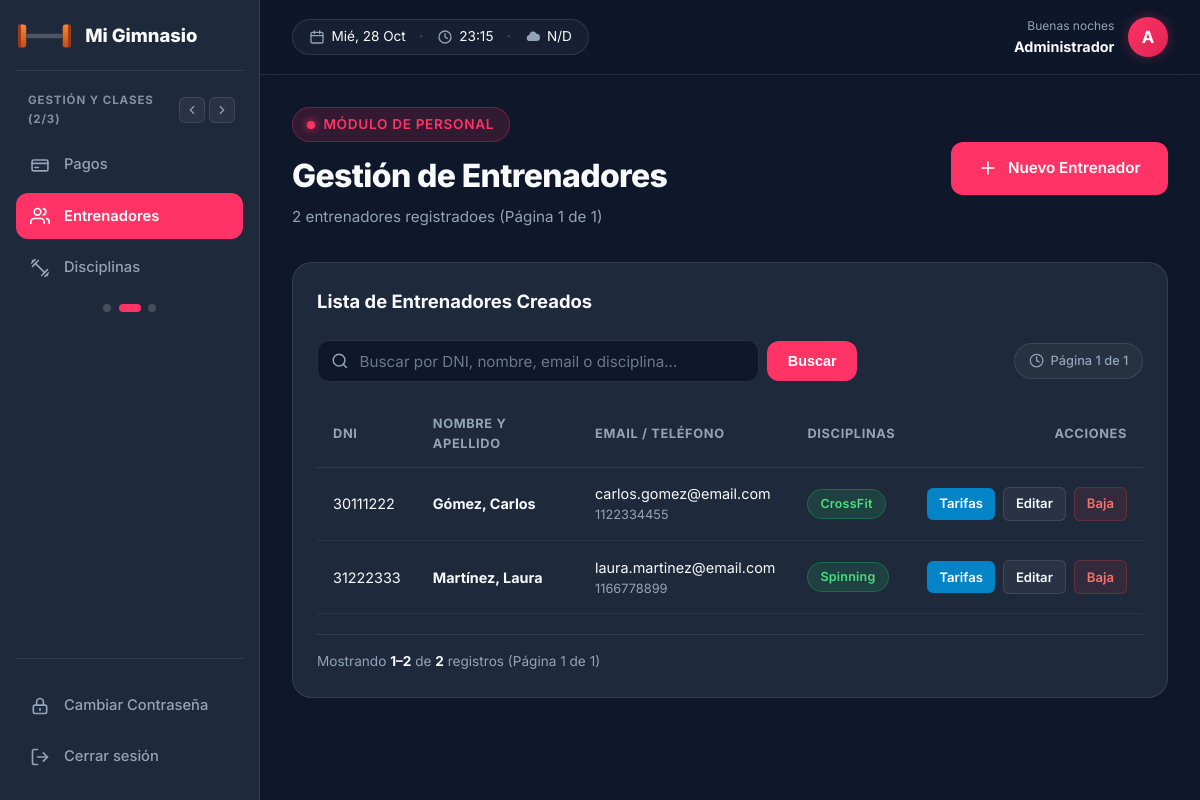
/panel/entrenadores.php (signed in), run on the app's committed database.
### tables this page shows
CREATE TABLE IF NOT EXISTS entrenadores (
    id_entrenador INT AUTO_INCREMENT PRIMARY KEY,
    DNI INT(8) NOT NULL UNIQUE,
    nombre VARCHAR(100) NOT NULL,
    apellido VARCHAR(100) NOT NULL,
    email VARCHAR(100),
    telefono VARCHAR(20)
);

### panel/entrenadores.php (the view, shortened to what this page needs)
<?php
require_once __DIR__ . '/includes/paginacion.php';
$pdo = conectarDB();
$busqueda = trim($_GET['busqueda'] ?? '');
$params = [];
$whereSql = '';
$sqlCount = "
    SELECT COUNT(DISTINCT e.id_entrenador)
    FROM entrenadores e
    LEFT JOIN entrenadoresxdisciplinas exd ON e.id_entrenador = exd.id_entrenador
    LEFT JOIN disciplinas d ON exd.id_disciplina = d.id_disciplina
    $whereSql
";
$stmtCount = $pdo->prepare($sqlCount);
$stmtCount->execute($params);
$totalRegistros = (int)$stmtCount->fetchColumn();
$paginacion = calcularPaginacion($totalRegistros, 15);
$sqlEntrenadores = "
    SELECT
        e.id_entrenador,
        e.DNI,
        e.nombre,
        e.apellido,
        e.email,
        e.telefono,
        GROUP_CONCAT(d.disciplina ORDER BY d.disciplina SEPARATOR ', ') AS disciplinas_nombres
    FROM entrenadores e
    LEFT JOIN entrenadoresxdisciplinas exd ON e.id_entrenador = exd.id_entrenador
    LEFT JOIN disciplinas d ON exd.id_disciplina = d.id_disciplina
    $whereSql
    GROUP BY e.id_entrenador
    ORDER BY e.apellido ASC, e.nombre ASC
    LIMIT {$paginacion['por_pagina']} OFFSET {$paginacion['offset']}
";
$stmtEntrenadores = $pdo->prepare($sqlEntrenadores);
$stmtEntrenadores->execute($params);
$listaEntrenadores = $stmtEntrenadores->fetchAll();
require __DIR__ . '/includes/layout_inicio.php';
?>
<div class="panel-header">
    <div>
        <div class="eyebrow">
            <span class="punto"></span>
            Módulo de Personal
        </div>
        <h1 class="titulo-pagina">Gestión de Entrenadores</h1>
        <p class="subt">
            <?php if ($busqueda !== ''): ?>
                <?= $totalRegistros ?> entrenador<?= $totalRegistros === 1 ? '' : 'es' ?> encontrado<?= $totalRegistros === 1 ? '' : 'es' ?> (Página <?= $paginacion['pagina'] ?> de <?= $paginacion['total_paginas'] ?>)
            <?php else: ?>
                <?= $totalRegistros ?> entrenador<?= $totalRegistros === 1 ? '' : 'es' ?> registrado<?= $totalRegistros === 1 ? '' : 'es' ?> (Página <?= $paginacion['pagina'] ?> de <?= $paginacion['total_paginas'] ?>)
            <?php endif; ?>
        </p>
    </div>
    <div>
        <a href="entrenadores_form.php" class="btn btn-primary">
            <svg class="icon" viewBox="0 0 24 24"><path d="M12 5v14M5 12h14"/></svg>
            Nuevo Entrenador
        </a>
    </div>
</div>
<div class="panel-bloque">
    <div class="panel-bloque-cabecera">
        <h2 class="titulo-bloque">Lista de Entrenadores Creados</h2>
    </div>
    <div class="barra-busqueda">
        <form action="entrenadores.php" method="GET" class="form-busqueda">
            <div class="campo-icono">
                <input type="search" name="busqueda" class="form-control con-icono"
                       placeholder="Buscar por DNI, nombre, email o disciplina..."
                       value="<?= htmlspecialchars($busqueda) ?>"
                       onsearch="if(this.value=='') this.form.submit();">
            </div>
            <button type="submit" class="btn btn-primary" title="Buscar">Buscar</button>
        </form>
        <div class="badge-limite" title="Listado paginado de a <?= $paginacion['por_pagina'] ?> registros por página">
            <svg class="icon" viewBox="0 0 24 24"><circle cx="12" cy="12" r="10"/><polyline points="12 6 12 12 16 14"/></svg>
            <span>Página <?= $paginacion['pagina'] ?> de <?= $paginacion['total_paginas'] ?></span>
        </div>
    </div>
    <div class="tabla-scroll">
        <table class="tabla">
            <thead>
                <tr>
                    <th>DNI</th>
                    <th>Nombre y Apellido</th>
                    <th>Email / Teléfono</th>
                    <th>Disciplinas</th>
                    <th style="text-align: right;">Acciones</th>
                </tr>
            </thead>
            <tbody>
                <?php if (empty($listaEntrenadores)): ?>
                    <tr>
                        <td colspan="5" class="celda-vacia">
                            <?= $busqueda !== '' ? 'No se encontraron entrenadores para "' . htmlspecialchars($busqueda) . '".' : 'No hay entrenadores registrados.' ?>
                        </td>
                    </tr>
                <?php else: ?>
                    <?php foreach ($listaEntrenadores as $e): ?>
                        <tr>
                            <td><?= htmlspecialchars($e['DNI']) ?></td>
                            <td><strong><?= htmlspecialchars($e['apellido'] . ', ' . $e['nombre']) ?></strong></td>
                            <td>
                                <div><?= htmlspecialchars($e['email'] ?: '-') ?></div>
                                <div style="font-size: 0.8rem; color: var(--color-text-muted);"><?= htmlspecialchars($e['telefono'] ?: '-') ?></div>
                            </td>
                            <td>
                                <?php if (!empty($e['disciplinas_nombres'])): ?>
                                    <span class="badge activo"><?= htmlspecialchars($e['disciplinas_nombres']) ?></span>
                                <?php else: ?>
                                    <span style="color: var(--color-text-muted); font-style: italic;">Sin disciplina</span>
                                <?php endif; ?>
                            </td>
                            <td style="text-align: right;">
                                <div class="acciones" style="justify-content: flex-end;">
                                    <a href="tarifas_entrenadores.php?id_entrenador=<?= (int)$e['id_entrenador'] ?>"
                                       class="btn-accion"
                                       style="background-color: #0284c7; color: white;"
                                       title="Gestionar Tarifas">
                                        Tarifas
                                    </a>
                                    <a href="entrenadores_form.php?id=<?= (int)$e['id_entrenador'] ?>" class="btn-accion btn-editar">
                                        Editar
                                    </a>
                                    <form action="entrenadores_baja.php" method="POST" onsubmit="return confirm('¿Confirma que desea eliminar a este entrenador?');" style="display:inline;">
                                        <button type="submit" class="btn-accion btn-baja">Baja</button>
                                    </form>
                                </div>
                            </td>
                        </tr>
                    <?php endforeach; ?>
                <?php endif; ?>
            </tbody>
        </table>
    </div>
</div>
<?php require __DIR__ . '/includes/layout_fin.php'; ?>

### assets/css/base.css (style rules this page uses)
:root { --color-primary: #ff3366; --color-primary-hover: #e02452; --color-bg-dark: #0f172a; --color-bg-card: #1e293b; --color-bg-light: #f8fafc; --color-text-main: #f8fafc; --color-text-muted: #94a3b8; --color-text-dark: #0f172a; --color-border: rgba(255, 255, 255, 0.1); --color-whatsapp: #25d366; --color-whatsapp-hover: #20ba5a; --font-main: 'Inter', -apple-system, BlinkMacSystemFont, 'Segoe UI', Roboto, sans-serif; --font-display: 'Playfair Display', Georgia, serif; --radius-sm: 6px; --radius-md: 12px; --radius-lg: 20px; --radius-full: 9999px; --shadow-sm: 0 2px 8px rgba(0, 0, 0, 0.15); --shadow-md: 0 8px 24px rgba(0, 0, 0, 0.25); --shadow-glow: 0 0 25px rgba(255, 51, 102, 0.35); --transition-fast: 0.2s ease; --transition-smooth: 0.3s cubic-bezier(0.4, 0, 0.2, 1); }
* { margin: 0; padding: 0; box-sizing: border-box; }
html { scroll-behavior: smooth; }
body { font-family: var(--font-main); background-color: var(--color-bg-dark); color: var(--color-text-main); line-height: 1.6; overflow-x: hidden; }
a { text-decoration: none; color: inherit; transition: color var(--transition-fast); }

### assets/css/components.css (style rules this page uses)
.icon { width: 1.25rem; height: 1.25rem; stroke: currentColor; stroke-width: 2; stroke-linecap: round; stroke-linejoin: round; fill: none; display: inline-block; flex-shrink: 0; }
.btn { display: inline-flex; align-items: center; justify-content: center; gap: 0.6rem; padding: 0.8rem 1.6rem; border-radius: var(--radius-md); font-size: 0.95rem; font-weight: 600; cursor: pointer; border: 2px solid transparent; transition: all var(--transition-smooth); text-align: center; }
.eyebrow, .eyebrow-claro { display: inline-flex; align-items: center; gap: 0.5rem; padding: 0.35rem 0.9rem; border-radius: var(--radius-full); font-size: 0.85rem; font-weight: 600; text-transform: uppercase; letter-spacing: 0.05em; }
.eyebrow { background-color: rgba(255, 51, 102, 0.15); color: var(--color-primary); border: 1px solid rgba(255, 51, 102, 0.3); }
.punto { width: 8px; height: 8px; background-color: var(--color-primary); border-radius: 50%; display: inline-block; box-shadow: 0 0 8px var(--color-primary); animation: pulso 2s infinite; }
.campo-icono { position: relative; display: flex; align-items: center; width: 100%; }
.form-control.con-icono { padding-left: 2.6rem; }
.barra-busqueda { display: flex; justify-content: space-between; align-items: center; gap: 1rem; margin-bottom: 1.25rem; flex-wrap: wrap; }
.form-busqueda { display: flex; align-items: center; gap: 0.5rem; flex: 1; max-width: 540px; }
.form-busqueda .campo-icono { flex: 1; }
.form-busqueda .form-control { padding-top: 0.65rem; padding-bottom: 0.65rem; }
.form-busqueda .btn { padding: 0.65rem 1.15rem; font-size: 0.9rem; white-space: nowrap; }
.badge-limite { display: inline-flex; align-items: center; gap: 0.4rem; font-size: 0.8rem; font-weight: 500; color: var(--color-text-muted); background-color: rgba(255, 255, 255, 0.04); padding: 0.4rem 0.85rem; border-radius: var(--radius-full); border: 1px solid var(--color-border); }
.badge-limite .icon { width: 0.95rem; height: 0.95rem; }

### assets/css/login.css (style rules this page uses)
.campo-icono { position: relative; display: flex; align-items: center; }
.campo-icono input::placeholder { color: var(--color-text-muted); opacity: 0.7; }
.btn-primary { background-color: var(--color-primary); color: #ffffff; }

### data on the page
entrenadores: DNI "30111222", apellido+nombre "Gómez, Carlos", email "carlos.gomez@email.com", telefono "1122334455", disciplinas_nombres "CrossFit"
entrenadores: DNI "31222333", apellido+nombre "Martínez, Laura", email "laura.martinez@email.com", telefono "1166778899", disciplinas_nombres "Spinning"

### other printed values
GYM_NOMBRE "Mi Gimnasio"
$nombreUsuario "Administrador"
$inicial "A"
$totalRegistros "2"
$paginacion['pagina'] "1"
$paginacion['total_paginas'] "1"
$pag['desde'] "1"
$pag['hasta'] "2"
$pag['total'] "2"
$pag['pagina'] "1"
$pag['total_paginas'] "1"
